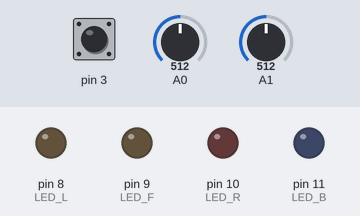
Bench run of a sketch on a simulated Arduino Uno, built with avr-gcc and run on an emulated ATmega328P. Parts: output pins drawn as LEDs (lit = HIGH). The test bench sets the inputs (shaded band); at power-on: A0 = 512, A1 = 512, pin 3 HIGH. What the sketch prints to the serial monitor is not drawn.

Above: at 1.2 s.
1.3 s: A0 set to 417
4.3 s: A0 set to 385
At 5.4 s:
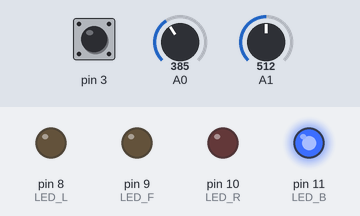
5.8 s: A1 set to 418
8.8 s: A1 set to 387
At 10.0 s:
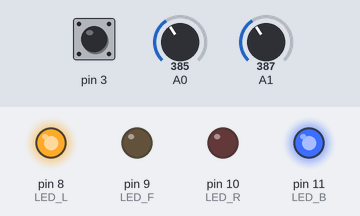
10.3 s: pin 3 pulled LOW for 0.15 s
At 11.2 s:
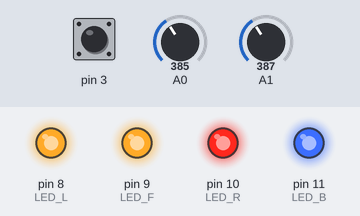
11.9 s: A1 set to 410
At 12.9 s:
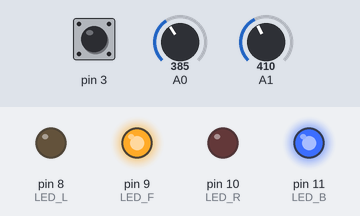
Timing chart, 0 to 14.4 s (numbered marks = the images above; inputs shaded):
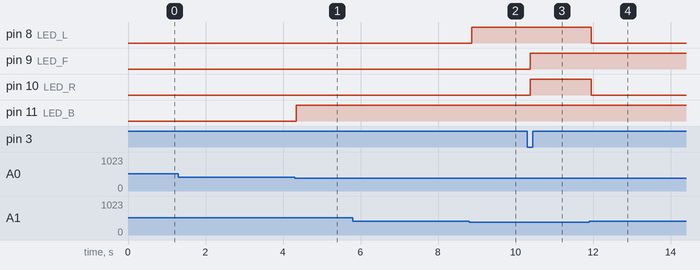

The sketch:

JoyStick.ino
```cpp
#define LED_L 8
#define LED_R 10
#define LED_F 9
#define LED_B 11

void setup() {
  pinMode(LED_L, OUTPUT);
  pinMode(LED_R, OUTPUT);
  pinMode(LED_F, OUTPUT);
  pinMode(LED_B, OUTPUT);
  pinMode(3, INPUT_PULLUP);
  Serial.begin(9600);
}

void loop() {
  int push = digitalRead(3);
  int posX = analogRead(A0);
  int posY = analogRead(A1);
  Serial.print(String("버튼상태 : ") + push);
  Serial.print(String(" X값 : ") + posX);
  Serial.println(String(" Y값 : ") + posY);

  if(posX < 400){
    digitalWrite(LED_B, HIGH);
  }else if (posX > 600) {
    digitalWrite(LED_F, HIGH);
  }else{
    digitalWrite(LED_F, LOW);
    digitalWrite(LED_B, LOW);
  }

  if(posY < 400){
    digitalWrite(LED_L, HIGH);
  }else if (posY > 600) {
    digitalWrite(LED_R, HIGH);
  }else{
    digitalWrite(LED_L, LOW);
    digitalWrite(LED_R, LOW);
  }

  if(push == 0){
    digitalWrite(LED_L, HIGH);
    digitalWrite(LED_R, HIGH);
    digitalWrite(LED_F, HIGH);
    digitalWrite(LED_B, HIGH);
  }
}
```

Measured:
- the behaviour switches between 400 and 399 on A0 (found by bisection; images 0 and 1)
- the behaviour switches between 400 and 399 on A1 (found by bisection; images 1 and 2)
- after the input at 1.3 s, every drawn part: stays the same
- after the input at 4.3 s, pin 11 (LED_B): LOW → HIGH at once
- after the input at 5.8 s, every drawn part: stays the same
- after the input at 8.8 s, pin 8 (LED_L): LOW → HIGH after 0.08 s
- after the input at 10.3 s, pin 9 (LED_F), pin 10 (LED_R): LOW → HIGH after 0.07 s
- after the input at 11.9 s, pin 8 (LED_L), pin 10 (LED_R): HIGH → LOW after 0.06 s
